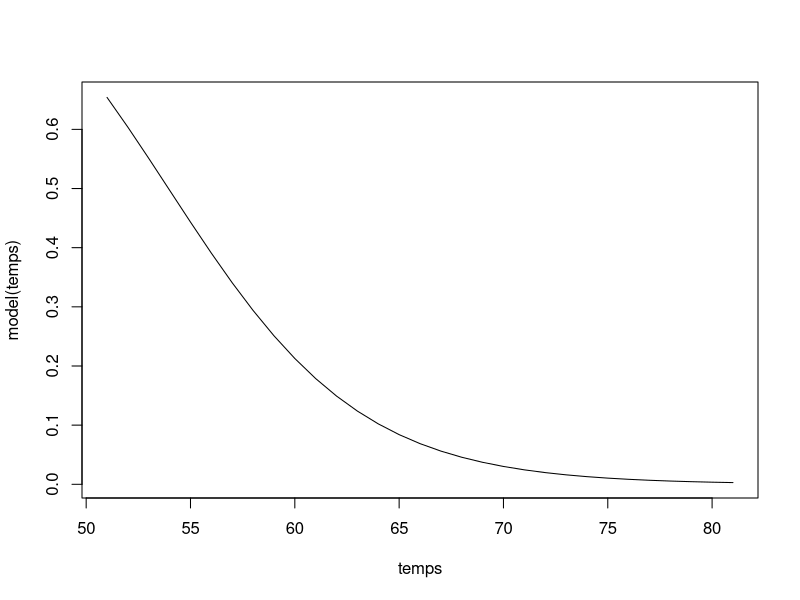

R code for this plot:
## ---- chunk 1
knitr::opts_chunk$set(echo = TRUE)
## ---- chunk 2
eth <- 0
sex <- 1
lrn <- 1

pre_ab_days <- 18.93 - 9.11*eth + 3.1*sex + 2.15*lrn
missed_days <- 2

residual <- missed_days - pre_ab_days

residual
## ---- chunk 3
n <- 146
k <- 3
res_var <- 240.57
ab_var <- 264.17

R2 <- 1 - (res_var / ab_var)
R2

adjustedR2 <- 1 - (1 - R2) * ( (n-1) / (n-k-1) )
adjustedR2
## ---- chunk 4
temps <- c(51,53,55)

model <- function(temp)
{
  form <- 11.6630 - 0.2162 * temp

  prob <- exp(form) / (1 + exp(form))

  return (prob)
}

df <- data.frame(temperature=temps, prob_of_damage=model(temps))
knitr::kable(df)
## ---- chunk 5
temperature <- c(53,57,58,63,66,67,67,67,68,69,70,70,70,70,72,73,75,75,76,76,78,79,81)

damaged <- c(5,1,1,1,0,0,0,0,0,0,1,0,1,0,0,0,0,1,0,0,0,0,0)

undamaged <- c(1,5,5,5,6,6,6,6,6,6,5,6,5,6,6,6,6,5,6,6,6,6,6)

raw_data <- data.frame(temperature = temperature, damaged = damaged, 
                   undamaged = undamaged)
raw_data$prob_of_damage <- model(temperature)
raw_data

temps <- seq(51, 81)
df_prob_damage <- data.frame(Temperature=temps, ProbDamage=model(temps))
df_prob_damage

plot(temps, model(temps), type = "l")
